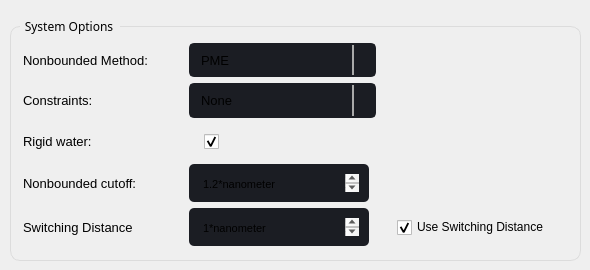
                          <widget class="QWidget" name="tab_3">
                           <attribute name="title">
                            <string>System</string>
                           </attribute>
                           <widget class="QGroupBox" name="groupBox_7">
                            <property name="geometry">
                             <rect>
                              <x>10</x>
                              <y>10</y>
                              <width>571</width>
                              <height>251</height>
                             </rect>
                            </property>
                            <property name="font">
                             <font>
                              <family>Segoe UI Semibold</family>
                             </font>
                            </property>
                            <property name="styleSheet">
                             <string notr="true">QGroupBox {
  
  border: 1px solid rgb(220, 220, 220);
  border-radius: 10px;
  padding: 4px;
  margin-top: 16px;
}

QGroupBox::title {
  subcontrol-origin: margin;
  subcontrol-position: top left;
  left: 10px;
  padding-left: 3px;
  padding-right: 5px;
  padding-top: 8px;
  padding-bottom: 16px;
}

QGroupBox::indicator {
  margin-left: 2px;
  height: 16px;
  width: 16px;
}</string>
                            </property>
                            <property name="title">
                             <string>System Options</string>
                            </property>
                            <widget class="QWidget" name="formLayoutWidget_2">
                             <property name="geometry">
                              <rect>
                               <x>10</x>
                               <y>29</y>
                               <width>551</width>
                               <height>211</height>
                              </rect>
                             </property>
                             <layout class="QGridLayout" name="gridLayout_5">
                              <property name="leftMargin">
                               <number>3</number>
                              </property>
                              <property name="topMargin">
                               <number>4</number>
                              </property>
                              <property name="rightMargin">
                               <number>3</number>
                              </property>
                              <property name="bottomMargin">
                               <number>4</number>
                              </property>
                              <item row="1" column="1">
                               <widget class="QComboBox" name="system_constraints_comboBox">
                                <property name="sizePolicy">
                                 <sizepolicy hsizetype="Expanding" vsizetype="Expanding">
                                  <horstretch>0</horstretch>
                                  <verstretch>0</verstretch>
                                 </sizepolicy>
                                </property>
                                <property name="font">
                                 <font>
                                  <family>Segoe UI</family>
                                  <pointsize>10</pointsize>
                                 </font>
                                </property>
                                <property name="styleSheet">
                                 <string notr="true">QComboBox {
	background-color: rgb(27, 29, 35);
	border-radius: 5px;
	border: 2px solid rgb(27, 29, 35);
    padding: 1px 18px 1px 3px;
	padding-left: 10px;
    min-width: 6em;
}
QComboBox:hover{
	border: 2px solid rgb(64, 71, 88);
}

QComboBox QAbstractItemView{
	
	selection-background-color: rgb(200, 5, 100);
	

}

QComboBox:editable {

	background: rgb(0, 180, 95);
}

QComboBox:on { /* shift the text when the popup opens */
    padding-top: 3px;
    padding-left: 4px;
	text-align: center;
}



QComboBox:on { /* shift the text when the popup opens */
    padding-top: 2px;
    padding-left: 3px;
}

QComboBox::drop-down {
    subcontrol-origin: padding;
    subcontrol-position: top right;
    width: 20px;

    border-left-width: 2px;
    border-left-color: darkgray;
    border-left-style: solid; /* just a single line */
    border-top-right-radius: 3px; /* same radius as the QComboBox */
    border-bottom-right-radius: 3px;
}

QComboBox::down-arrow {
image: url(:/16x16/icons/16x16/cil-arrow-bottom.png);
}

QComboBox::down-arrow:on { /* shift the arrow when popup is open */
    top: 1px;
    left: 1px;
}

</string>
                                </property>
                                <item>
                                 <property name="text">
                                  <string>None</string>
                                 </property>
                                </item>
                                <item>
                                 <property name="text">
                                  <string>HBonds</string>
                                 </property>
                                </item>
                                <item>
                                 <property name="text">
                                  <string>HAngles</string>
                                 </property>
                                </item>
                                <item>
                                 <property name="text">
                                  <string>AllBonds</string>
                                 </property>
                                </item>
                               </widget>
                              </item>
                              <item row="2" column="1">
                               <widget class="QCheckBox" name="rigid_water_checkBox">
                                <property name="enabled">
                                 <bool>true</bool>
                                </property>
                                <property name="sizePolicy">
                                 <sizepolicy hsizetype="Expanding" vsizetype="Expanding">
                                  <horstretch>0</horstretch>
                                  <verstretch>0</verstretch>
                                 </sizepolicy>
                                </property>
                                <property name="styleSheet">
                                 <string notr="true">QCheckBox {
    spacing: 5px;
	margin-left: 15px;
}

QCheckBox::indicator {
    width: 15px;
    height: 15px;
}

QCheckBox::indicator:unchecked {
border-image: url(:/16x16/icons/16x16/cil-circle.png);

}


QCheckBox::indicator:checked {
	border-image: url(:/20x20/icons/20x20/cil-check.png);
}


</string>
                                </property>
                                <property name="text">
                                 <string/>
                                </property>
                                <property name="checked">
                                 <bool>true</bool>
                                </property>
                                <property name="tristate">
                                 <bool>false</bool>
                                </property>
                               </widget>
                              </item>
                              <item row="2" column="0">
                               <widget class="QLabel" name="label_17">
                                <property name="sizePolicy">
                                 <sizepolicy hsizetype="Expanding" vsizetype="Expanding">
                                  <horstretch>0</horstretch>
                                  <verstretch>0</verstretch>
                                 </sizepolicy>
                                </property>
                                <property name="maximumSize">
                                 <size>
                                  <width>160</width>
                                  <height>16777215</height>
                                 </size>
                                </property>
                                <property name="font">
                                 <font>
                                  <family>Segoe UI</family>
                                  <pointsize>10</pointsize>
                                 </font>
                                </property>
                                <property name="text">
                                 <string>Rigid water: </string>
                                </property>
                               </widget>
                              </item>
                              <item row="3" column="0">
                               <widget class="QLabel" name="label_18">
                                <property name="sizePolicy">
                                 <sizepolicy hsizetype="Expanding" vsizetype="Expanding">
                                  <horstretch>0</horstretch>
                                  <verstretch>0</verstretch>
                                 </sizepolicy>
                                </property>
                                <property name="maximumSize">
                                 <size>
                                  <width>160</width>
                                  <height>16777215</height>
                                 </size>
                                </property>
                                <property name="font">
                                 <font>
                                  <family>Segoe UI</family>
                                  <pointsize>10</pointsize>
                                 </font>
                                </property>
                                <property name="text">
                                 <string>Nonbounded cutoff: </string>
                                </property>
                               </widget>
                              </item>
                              <item row="0" column="0">
                               <widget class="QLabel" name="label_15">
                                <property name="sizePolicy">
                                 <sizepolicy hsizetype="Expanding" vsizetype="Expanding">
                                  <horstretch>0</horstretch>
                                  <verstretch>0</verstretch>
                                 </sizepolicy>
                                </property>
                                <property name="maximumSize">
                                 <size>
                                  <width>160</width>
                                  <height>16777215</height>
                                 </size>
                                </property>
                                <property name="font">
                                 <font>
                                  <family>Segoe UI</family>
                                  <pointsize>10</pointsize>
                                 </font>
                                </property>
                                <property name="text">
                                 <string>Nonbounded Method: </string>
                                </property>
                               </widget>
                              </item>
                              <item row="1" column="0">
                               <widget class="QLabel" name="label_16">
                                <property name="sizePolicy">
                                 <sizepolicy hsizetype="Expanding" vsizetype="Expanding">
                                  <horstretch>0</horstretch>
                                  <verstretch>0</verstretch>
                                 </sizepolicy>
                                </property>
                                <property name="maximumSize">
                                 <size>
                                  <width>160</width>
                                  <height>16777215</height>
                                 </size>
                                </property>
                                <property name="font">
                                 <font>
                                  <family>Segoe UI</family>
                                  <pointsize>10</pointsize>
                                 </font>
                                </property>
                                <property name="text">
                                 <string>Constraints: </string>
                                </property>
                               </widget>
                              </item>
                              <item row="3" column="1">
                               <widget class="QTextEdit" name="nonbounded_CutOff_textEdit">
                                <property name="minimumSize">
                                 <size>
                                  <width>175</width>
                                  <height>38</height>
                                 </size>
                                </property>
                                <property name="maximumSize">
                                 <size>
                                  <width>180</width>
                                  <height>38</height>
                                 </size>
                                </property>
                                <property name="font">
                                 <font>
                                  <family>Segoe UI</family>
                                  <pointsize>10</pointsize>
                                 </font>
                                </property>
                                <property name="styleSheet">
                                 <string notr="true">QTextEdit {
	background-color: rgb(27, 29, 35);
	border-radius: 5px;
	padding: 10px;
}
QTextEdit:hover {
	border: 2px solid rgb(64, 71, 88);
}
QTextEdit:focus {
	border: 2px solid rgb(91, 101, 124);
}</string>
                                </property>
                                <property name="html">
                                 <string>&lt;!DOCTYPE HTML PUBLIC &quot;-//W3C//DTD HTML 4.0//EN&quot; &quot;http://www.w3.org/TR/REC-html40/strict.dtd&quot;&gt;
&lt;html&gt;&lt;head&gt;&lt;meta name=&quot;qrichtext&quot; content=&quot;1&quot; /&gt;&lt;style type=&quot;text/css&quot;&gt;
p, li { white-space: pre-wrap; }
&lt;/style&gt;&lt;/head&gt;&lt;body style=&quot; font-family:'Segoe UI'; font-size:10pt; font-weight:400; font-style:normal;&quot;&gt;
&lt;p style=&quot; margin-top:0px; margin-bottom:0px; margin-left:0px; margin-right:0px; -qt-block-indent:0; text-indent:0px;&quot;&gt;&lt;span style=&quot; font-family:'MS Shell Dlg 2'; font-size:8.25pt;&quot;&gt;1.2*nanometer&lt;/span&gt;&lt;/p&gt;&lt;/body&gt;&lt;/html&gt;</string>
                                </property>
                               </widget>
                              </item>
                              <item row="0" column="1">
                               <widget class="QComboBox" name="nonBounded_Method_comboBox">
                                <property name="sizePolicy">
                                 <sizepolicy hsizetype="Expanding" vsizetype="Expanding">
                                  <horstretch>0</horstretch>
                                  <verstretch>0</verstretch>
                                 </sizepolicy>
                                </property>
                                <property name="font">
                                 <font>
                                  <family>Segoe UI</family>
                                  <pointsize>10</pointsize>
                                 </font>
                                </property>
                                <property name="styleSheet">
                                 <string notr="true">QComboBox {
	background-color: rgb(27, 29, 35);
	border-radius: 5px;
	border: 2px solid rgb(27, 29, 35);
    padding: 1px 18px 1px 3px;
	padding-left: 10px;
    min-width: 6em;
}
QComboBox:hover{
	border: 2px solid rgb(64, 71, 88);
}

QComboBox QAbstractItemView{
	
	selection-background-color: rgb(200, 5, 100);
	

}

QComboBox:editable {

	background: rgb(0, 180, 95);
}

QComboBox:on { /* shift the text when the popup opens */
    padding-top: 3px;
    padding-left: 4px;
	text-align: center;
}



QComboBox:on { /* shift the text when the popup opens */
    padding-top: 2px;
    padding-left: 3px;
}

QComboBox::drop-down {
    subcontrol-origin: padding;
    subcontrol-position: top right;
    width: 20px;

    border-left-width: 2px;
    border-left-color: darkgray;
    border-left-style: solid; /* just a single line */
    border-top-right-radius: 3px; /* same radius as the QComboBox */
    border-bottom-right-radius: 3px;
}

QComboBox::down-arrow {
image: url(:/16x16/icons/16x16/cil-arrow-bottom.png);
}

QComboBox::down-arrow:on { /* shift the arrow when popup is open */
    top: 1px;
    left: 1px;
}

</string>
                                </property>
                                <item>
                                 <property name="text">
                                  <string>PME</string>
                                 </property>
                                </item>
                                <item>
                                 <property name="text">
                                  <string>NoCutoff</string>
                                 </property>
                                </item>
                                <item>
                                 <property name="text">
                                  <string>CutoffNonPeriodic</string>
                                 </property>
                                </item>
                                <item>
                                 <property name="text">
                                  <string>CutoffPeriodic</string>
                                 </property>
                                </item>
                                <item>
                                 <property name="text">
                                  <string>Ewald</string>
                                 </property>
                                </item>
                               </widget>
                              </item>
                              <item row="4" column="1">
                               <widget class="QTextEdit" name="switching_distance_textEdit">
                                <property name="minimumSize">
                                 <size>
                                  <width>0</width>
                                  <height>38</height>
                                 </size>
                                </property>
                                <property name="maximumSize">
                                 <size>
                                  <width>180</width>
                                  <height>38</height>
                                 </size>
                                </property>
                                <property name="font">
                                 <font>
                                  <family>Segoe UI</family>
                                  <pointsize>10</pointsize>
                                 </font>
                                </property>
                                <property name="styleSheet">
                                 <string notr="true">QTextEdit {
	background-color: rgb(27, 29, 35);
	border-radius: 5px;
	padding: 10px;
}
QTextEdit:hover {
	border: 2px solid rgb(64, 71, 88);
}
QTextEdit:focus {
	border: 2px solid rgb(91, 101, 124);
}</string>
                                </property>
                                <property name="html">
                                 <string>&lt;!DOCTYPE HTML PUBLIC &quot;-//W3C//DTD HTML 4.0//EN&quot; &quot;http://www.w3.org/TR/REC-html40/strict.dtd&quot;&gt;
&lt;html&gt;&lt;head&gt;&lt;meta name=&quot;qrichtext&quot; content=&quot;1&quot; /&gt;&lt;style type=&quot;text/css&quot;&gt;
p, li { white-space: pre-wrap; }
&lt;/style&gt;&lt;/head&gt;&lt;body style=&quot; font-family:'Segoe UI'; font-size:10pt; font-weight:400; font-style:normal;&quot;&gt;
&lt;p style=&quot; margin-top:0px; margin-bottom:0px; margin-left:0px; margin-right:0px; -qt-block-indent:0; text-indent:0px;&quot;&gt;&lt;span style=&quot; font-family:'MS Shell Dlg 2'; font-size:8.25pt;&quot;&gt;1*nanometer&lt;/span&gt;&lt;/p&gt;&lt;/body&gt;&lt;/html&gt;</string>
                                </property>
                               </widget>
                              </item>
                              <item row="4" column="0">
                               <widget class="QLabel" name="label_45">
                                <property name="sizePolicy">
                                 <sizepolicy hsizetype="Expanding" vsizetype="Expanding">
                                  <horstretch>0</horstretch>
                                  <verstretch>0</verstretch>
                                 </sizepolicy>
                                </property>
                                <property name="maximumSize">
                                 <size>
                                  <width>160</width>
                                  <height>16777215</height>
                                 </size>
                                </property>
                                <property name="font">
                                 <font>
                                  <family>Segoe UI</family>
                                  <pointsize>10</pointsize>
                                 </font>
                                </property>
                                <property name="text">
                                 <string>Switching Distance</string>
                                </property>
                               </widget>
                              </item>
                              <item row="4" column="2">
                               <widget class="QCheckBox" name="use_switching_checkBox">
                                <property name="enabled">
                                 <bool>true</bool>
                                </property>
                                <property name="sizePolicy">
                                 <sizepolicy hsizetype="Expanding" vsizetype="Expanding">
                                  <horstretch>0</horstretch>
                                  <verstretch>0</verstretch>
                                 </sizepolicy>
                                </property>
                                <property name="minimumSize">
                                 <size>
                                  <width>175</width>
                                  <height>0</height>
                                 </size>
                                </property>
                                <property name="styleSheet">
                                 <string notr="true">QCheckBox {
    spacing: 5px;
	margin-left: 15px;
}

QCheckBox::indicator {
    width: 15px;
    height: 15px;
}

QCheckBox::indicator:unchecked {
border-image: url(:/16x16/icons/16x16/cil-circle.png);

}


QCheckBox::indicator:checked {
	border-image: url(:/20x20/icons/20x20/cil-check.png);
}


</string>
                                </property>
                                <property name="text">
                                 <string>Use Switching Distance</string>
                                </property>
                                <property name="checked">
                                 <bool>true</bool>
                                </property>
                                <property name="tristate">
                                 <bool>false</bool>
                                </property>
                               </widget>
                              </item>
                             </layout>
                            </widget>
                           </widget>
                          </widget>
